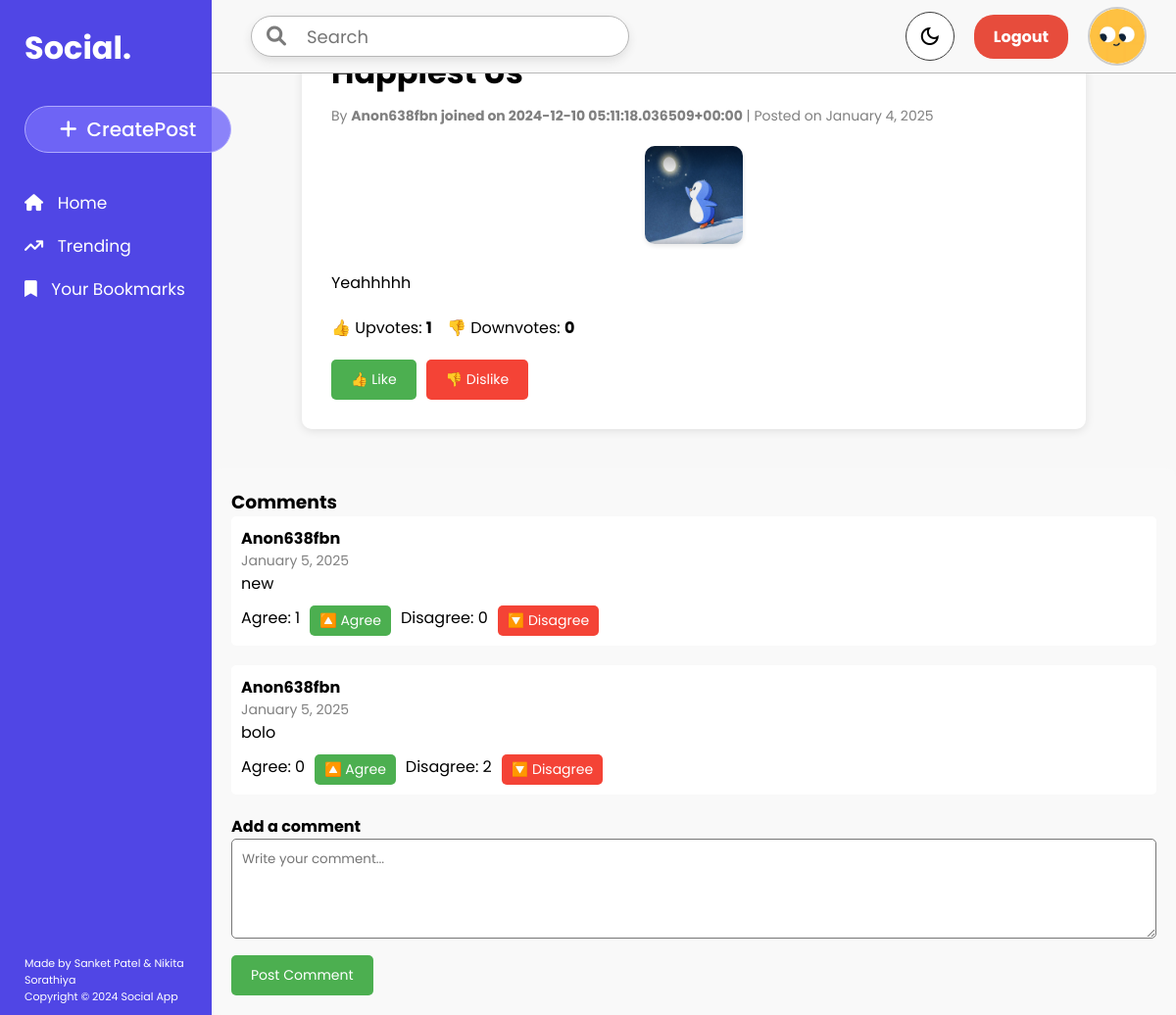
Before: /post_detail/13/ (signed in) with the older database file.
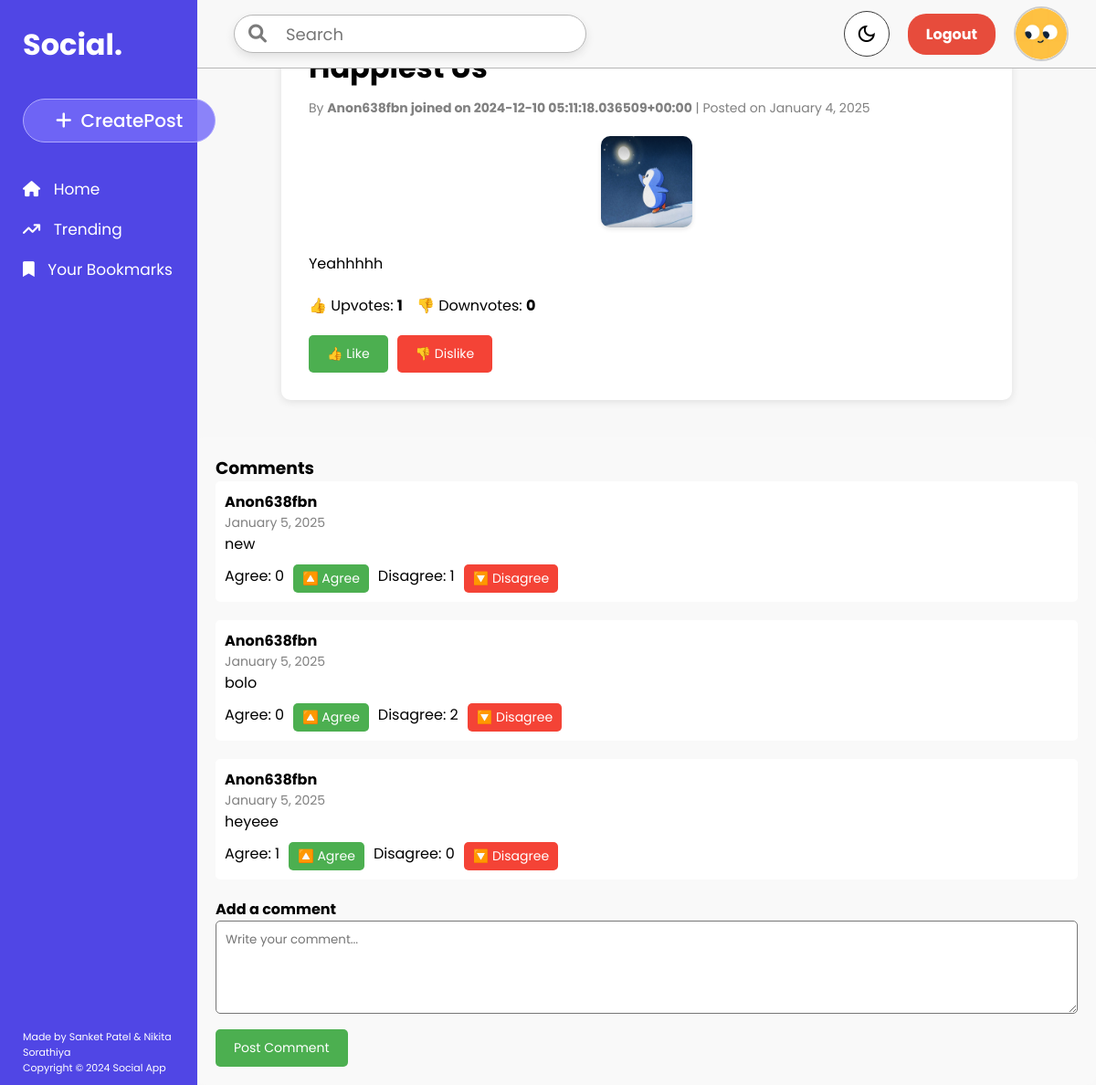
After: the same page with the newer database file.
### main/models.py (models this page shows, shortened)
class Comment(models.Model):
    post = models.ForeignKey(Post, on_delete=models.CASCADE, related_name='comments')
    author = models.ForeignKey(User, on_delete=models.CASCADE)
    content = models.TextField()
    agreeCount = models.PositiveIntegerField(default=0)
    disagreeCount = models.PositiveIntegerField(default=0)
    created_at = models.DateTimeField(default=timezone.now)

class User(models.Model):
    email = models.EmailField()
    username = models.CharField(max_length=50)
    password = models.CharField(max_length=50)
    is_active = models.BooleanField(default=True)
    is_SuperUser = models.BooleanField(default=False)
    joined_at = models.DateTimeField(default=timezone.now)
    def __str__(self):
        return f'{self.username} joined on {self.joined_at}'

### main/views.py (the view)
# urls.py: path('post_detail/<int:post_id>/', views.post_detail, name='post_detail'),
def post_detail(request, post_id):
    if request.session.get('username'):
        post = Post.objects.get(id=post_id)
        comments = Comment.objects.filter(post=post).order_by('-created_at')
        username = request.session['username']
        print(username)
        return render(request, 'post_detail.html', {'post': post,'username': username})
    else:
        return redirect('login')

### main/templates/post_detail.html (shortened to what the changed rows need)
{% extends "base.html" %}
{% block content %}
    <div style="
        background-color: white;
        padding: 30px;
        border-radius: 10px;
        box-shadow: 0 2px 10px rgba(0, 0, 0, 0.1);
        margin: 20px auto;
        max-width: 800px;
        max-height: 90vh;
        overflow-y: auto;
    ">
        <h1 style="margin-bottom: 10px;">{{ post.title }}</h1>
    </div>
<div style="background-color: #f9f9f9; padding: 20px; margin-top: 40px; border-radius: 10px;">
    <div class="comments-container">
        {% for comment in post.comments.all %}
            <div style="margin-bottom: 20px; padding: 10px; background-color: white; border-radius: 5px;">
                <strong>{{ comment.author.username }}</strong>
                <p style="font-size: 14px; color: gray;">{{ comment.created_at|date:"F j, Y" }}</p>
                <p>{{ comment.content }}</p>
                <div id="comment-{{ comment.id }}">
                    <div style="margin-top: 10px; display: flex; gap: 10px;">
                        <p id ="agree-count-{{ comment.id }}">Agree: {{ comment.agreeCount }}</p>
                        <button class="agree-btn" data-comment-id="{{ comment.id }}" style="
                            background-color: #4caf50;
                            color: white;
                            border: none;
                            padding: 5px 10px;
                            border-radius: 5px;
                            cursor: pointer;
                            font-size: 14px;
                        ">
                            🔼 Agree
                        </button>
                        <p id="disagree-count-{{ comment.id }}">Disagree: {{ comment.disagreeCount }}</p>
                        <button class="disagree-btn" data-comment-id="{{ comment.id }}" style="
                            background-color: #f44336;
                            color: white;
                            border: none;
                            padding: 5px 10px;
                            border-radius: 5px;
                            cursor: pointer;
                            font-size: 14px;
                        ">
                            🔽 Disagree
                        </button>
                    </div>
                </div>
            </div>
        {% empty %}
            <p>No comments yet. Be the first to comment!</p>
        {% endfor %}
    </div>
</div>
{% endblock %}

Changed rows visible on the page:
changed Comment "new": agreeCount "1" → "0"; disagreeCount "0" → "1"
added Comment: author.username "Anon638fbn", created_at "January 5, 2025", content "heyeee", agreeCount "1", disagreeCount "0"
